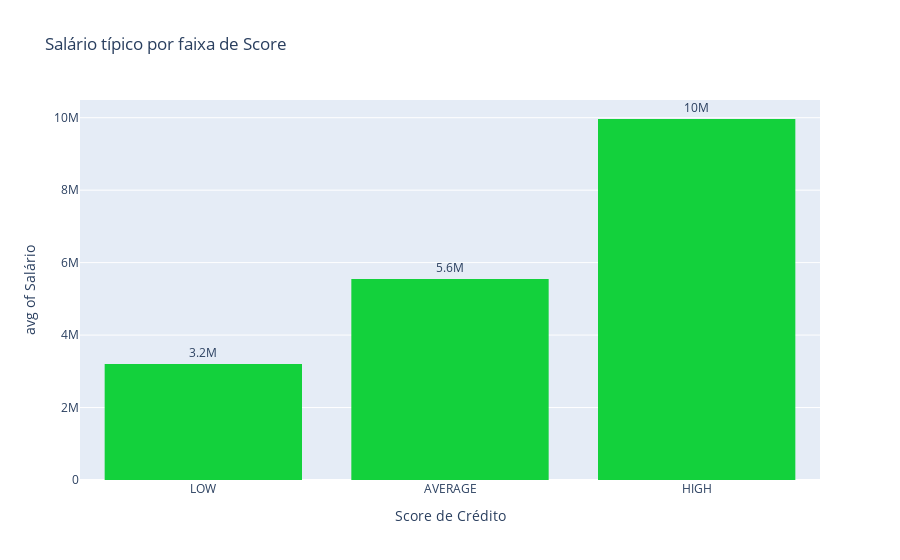
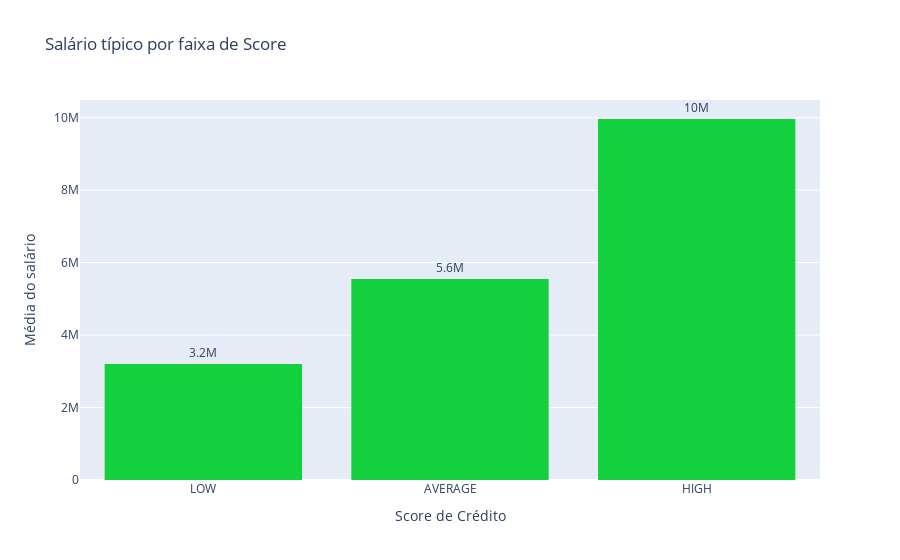

Notebook source saved alongside these figures, in order:
### Markdown cell above
# Salário x Score de crédito
Resposta: O grafico mostra sim que pessoas com salarios maiores possuem um score mais alto, ainda mais quando vemos pela média, já que a média salrial das pessoas com um credit scopre alto é a maior e vai diminuindo de acordo com a categoria, sendo low, a menor média salarial.

### Code cell
fig = px.histogram(
    df,
    x="Credit Score",
    y="Income",
    histfunc="avg",                 
    category_orders={"Credit Score": score_order},
    text_auto=".2s",                   
    labels={"Income":"Salário", "Credit Score":"Score de Crédito"},
    title="Salário típico por faixa de Score"
)
fig.update_traces(
    textposition="outside",
    marker_color="#13D13C"    
)
fig.update_layout(
    yaxis_title=" Média do salário"
)

### Figure 1 — Plotly figure (JSON) as saved in the notebook; plotly's stock layout.template omitted (floating-point values rounded to 4 significant figures; data arrays with more than 128 entries replaced by an {"elided": "..."} marker saying what was removed)
{"data": [{"bingroup": "x", "histfunc": "avg", "hovertemplate": "Score de Crédito=%{x}<br>avg of Salário=%{y}<extra></extra>", "legendgroup": "", "marker": {"color": "#13D13C", "pattern": {"shape": ""}}, "name": "", "orientation": "v", "showlegend": false, "textposition": "outside", "texttemplate": "%{value:.2s}", "type": "histogram", "x": {"elided": "164 str values"}, "xaxis": "x", "y": {"elided": "164 float values"}, "yaxis": "y"}], "layout": {"barmode": "relative", "legend": {"tracegroupgap": 0}, "title": {"text": "Salário típico por faixa de Score"}, "xaxis": {"anchor": "y", "categoryarray": ["LOW", "AVERAGE", "HIGH"], "categoryorder": "array", "domain": [0, 1], "title": {"text": "Score de Crédito"}}, "yaxis": {"anchor": "x", "domain": [0, 1], "title": {"text": "avg of Salário"}}}}

### Figure 2 — Plotly figure (JSON) as saved in the notebook; plotly's stock layout.template omitted (floating-point values rounded to 4 significant figures; data arrays with more than 128 entries replaced by an {"elided": "..."} marker saying what was removed)
{"data": [{"bingroup": "x", "histfunc": "avg", "hovertemplate": "Score de Crédito=%{x}<br>avg of Salário=%{y}<extra></extra>", "legendgroup": "", "marker": {"color": "#13D13C", "pattern": {"shape": ""}}, "name": "", "orientation": "v", "showlegend": false, "textposition": "outside", "texttemplate": "%{value:.2s}", "type": "histogram", "x": {"elided": "164 str values"}, "xaxis": "x", "y": {"elided": "164 float values"}, "yaxis": "y"}], "layout": {"barmode": "relative", "legend": {"tracegroupgap": 0}, "title": {"text": "Salário típico por faixa de Score"}, "xaxis": {"anchor": "y", "categoryarray": ["LOW", "AVERAGE", "HIGH"], "categoryorder": "array", "domain": [0, 1], "title": {"text": "Score de Crédito"}}, "yaxis": {"anchor": "x", "domain": [0, 1], "title": {"text": " Média do salário"}}}}
